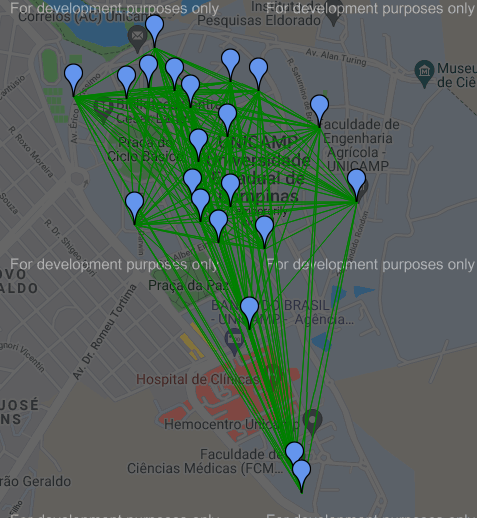

Reproduce this figure in Python.
import gmplot
import numpy as np
from python_tsp.distances import great_circle_distance_matrix
from python_tsp.exact import solve_tsp_dynamic_programming
from python_tsp.heuristics import solve_tsp_simulated_annealing

Institutos = [
    ('IA', -22.815233063553617, -47.07037078529995),
    ('IB', -22.820229531445353, -47.07000653565959),
    ('IC', -22.814926404943815, -47.064690333802474),
    ('IE', -22.81453903753336, -47.06592209701338),
    ('IEL', -22.814789980442555, -47.069399550953875),
    ('IFCH', -22.814931107741785, -47.06831653567905),
    ('IFGW', -22.81772913854128, -47.06727234920307),
    ('IG', -22.813207125332596, -47.06915680683303),
    ('IMECC', -22.815591089631496, -47.067618233877795),
    ('IQ', -22.81931511976706, -47.06753093568966),
    ('FCF', -22.82435135625503, -47.065082376116145),
    ('FENF', -22.830823892631756, -47.06286504789011),
    ('FEA', -22.82011420945329, -47.06720500489791),
    ('FEAGRI', -22.81929211200016, -47.06048277303011),
    ('FEC', -22.8163942433822, -47.0620745871537),
    ('FEEC', -22.820928941904636, -47.06640939315277),
    ('FEM', -22.81950719809562, -47.06591359333648),
    ('FEQ', -22.821173177149085, -47.06443992215571),
    ('FCM', -22.830104822784364, -47.0631423161313),
    ('FEF', -22.815141947517855, -47.07262756341806),
    ('FE', -22.816748564193414, -47.066048635644904)
]


# Create the map plotter:
apikey = ''  # (your API key here)
# PRACA DO CB
gmap = gmplot.GoogleMapPlotter(-22.81713425394216, -
                               47.06973932371405, 14, apikey=apikey)

# Mark a hidden gem:
for inst in Institutos:
    gmap.marker(inst[1], inst[2], color='cornflowerblue')

for inst1 in Institutos:
    for inst2 in Institutos:
        if inst1 != inst2:
            gmap.plot([inst1[1], inst2[1]], [
                      inst1[2], inst2[2]], 'green', edge_width=1)


# Draw the map to an HTML file:
gmap.draw('map.html')

# Solve TSP
matrix = [[-22.81713425394216, -47.06973932371405]]
for inst in Institutos:
    matrix.append([inst[1], inst[2]])

min = 100000000

distance_matrix = great_circle_distance_matrix(matrix)


# for i in range(1, 50):
permutation, distance = solve_tsp_simulated_annealing(distance_matrix)
# if distance < min:
#     min = distance
#     min_dist = distance
#     min_perm = permutation


print(distance)
print(permutation)
print(len(permutation))
for i in range(1, len(permutation)):
    print(Institutos[permutation[i]-1][0])
